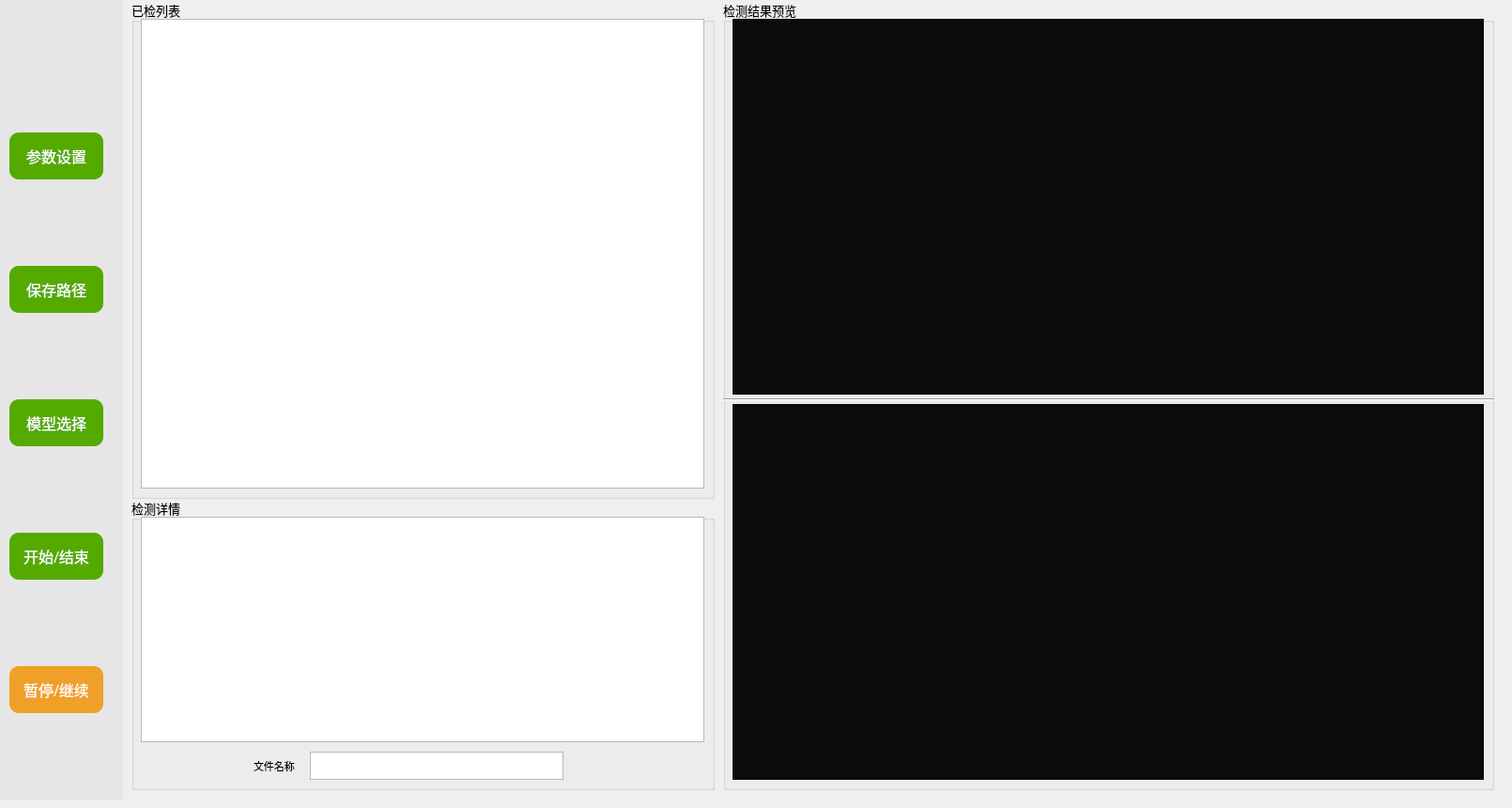
   <widget class="QWidget" name="tab">
    <attribute name="title">
     <string>实时检测</string>
    </attribute>
    <widget class="QWidget" name="widget_4" native="true">
     <property name="geometry">
      <rect>
       <x>0</x>
       <y>0</y>
       <width>131</width>
       <height>851</height>
      </rect>
     </property>
     <property name="styleSheet">
      <string notr="true">background-color:rgb(230,230,230);</string>
     </property>
     <widget class="QWidget" name="layoutWidget">
      <property name="geometry">
       <rect>
        <x>10</x>
        <y>30</y>
        <width>102</width>
        <height>791</height>
       </rect>
      </property>
      <layout class="QVBoxLayout" name="verticalLayout_2">
       <item>
        <widget class="QPushButton" name="xiangji">
         <property name="minimumSize">
          <size>
           <width>100</width>
           <height>50</height>
          </size>
         </property>
         <property name="maximumSize">
          <size>
           <width>0</width>
           <height>0</height>
          </size>
         </property>
         <property name="font">
          <font>
           <family>隶书</family>
           <pointsize>12</pointsize>
          </font>
         </property>
         <property name="styleSheet">
          <string notr="true">QPushButton{
	color: rgb(255, 255, 255);
	background-color: rgb(85, 170, 0);
	border-radius:10px

	}
QPushButton:hover{
	color: rgb(255, 255, 255);
	background-color:rgb(85, 200, 0)
	}
QPushButton:pressed{
	color: rgb(255, 255, 255);
	background-color:rgb(255, 0, 0)
	}</string>
         </property>
         <property name="text">
          <string>参数设置</string>
         </property>
        </widget>
       </item>
       <item>
        <widget class="QPushButton" name="path_2">
         <property name="minimumSize">
          <size>
           <width>100</width>
           <height>50</height>
          </size>
         </property>
         <property name="maximumSize">
          <size>
           <width>0</width>
           <height>0</height>
          </size>
         </property>
         <property name="font">
          <font>
           <family>隶书</family>
           <pointsize>12</pointsize>
          </font>
         </property>
         <property name="styleSheet">
          <string notr="true">QPushButton{
	color: rgb(255, 255, 255);
	background-color: rgb(85, 170, 0);
	border-radius:10px

	}
QPushButton:hover{
	color: rgb(255, 255, 255);
	background-color:rgb(85, 200, 0)
	}
QPushButton:pressed{
	color: rgb(255, 255, 255);
	background-color:rgb(255, 0, 0)
	}</string>
         </property>
         <property name="text">
          <string>保存路径</string>
         </property>
        </widget>
       </item>
       <item>
        <widget class="QPushButton" name="moxing">
         <property name="minimumSize">
          <size>
           <width>100</width>
           <height>50</height>
          </size>
         </property>
         <property name="maximumSize">
          <size>
           <width>0</width>
           <height>0</height>
          </size>
         </property>
         <property name="font">
          <font>
           <family>隶书</family>
           <pointsize>12</pointsize>
          </font>
         </property>
         <property name="styleSheet">
          <string notr="true">QPushButton{
	color: rgb(255, 255, 255);
	background-color: rgb(85, 170, 0);
	border-radius:10px

	}
QPushButton:hover{
	color: rgb(255, 255, 255);
	background-color:rgb(85, 200, 0)
	}
QPushButton:pressed{
	color: rgb(255, 255, 255);
	background-color:rgb(255, 0, 0)
	}</string>
         </property>
         <property name="text">
          <string>模型选择</string>
         </property>
        </widget>
       </item>
       <item>
        <widget class="QPushButton" name="kaishi">
         <property name="minimumSize">
          <size>
           <width>100</width>
           <height>50</height>
          </size>
         </property>
         <property name="maximumSize">
          <size>
           <width>0</width>
           <height>0</height>
          </size>
         </property>
         <property name="font">
          <font>
           <family>隶书</family>
           <pointsize>12</pointsize>
          </font>
         </property>
         <property name="styleSheet">
          <string notr="true">QPushButton{
	color: rgb(255, 255, 255);
	background-color: rgb(85, 170, 0);
	border-radius:10px
	}
QPushButton:hover{
	color: rgb(255, 255, 255);
	background-color:rgb(85, 200, 0)
	}
QPushButton:pressed{
	color: rgb(255, 255, 255);
	background-color:rgb(255, 0, 0)
	}
QPushButton:checked
{
color: rgb(255, 255, 255);
	background-color: rgb(221, 0, 0);
}</string>
         </property>
         <property name="text">
          <string>开始/结束</string>
         </property>
         <property name="checkable">
          <bool>true</bool>
         </property>
        </widget>
       </item>
       <item>
        <widget class="QPushButton" name="suspend">
         <property name="minimumSize">
          <size>
           <width>100</width>
           <height>50</height>
          </size>
         </property>
         <property name="maximumSize">
          <size>
           <width>0</width>
           <height>0</height>
          </size>
         </property>
         <property name="font">
          <font>
           <family>隶书</family>
           <pointsize>12</pointsize>
          </font>
         </property>
         <property name="styleSheet">
          <string notr="true">QPushButton{
	color: rgb(255, 255, 255);
	background-color: rgb(240, 160, 40);
	border-radius:10px
	}
QPushButton:hover{
	color: rgb(255, 255, 255);
	background-color: rgb(250, 170, 50);
	}
QPushButton:pressed{
	color: rgb(255, 255, 255);
	background-color: rgb(85, 170, 0)
	}
QPushButton:checked{
	color: rgb(255, 255, 255);
	background-color: rgb(85, 170, 0)
	}</string>
         </property>
         <property name="text">
          <string>暂停/继续</string>
         </property>
         <property name="checkable">
          <bool>true</bool>
         </property>
        </widget>
       </item>
      </layout>
     </widget>
    </widget>
    <widget class="QWidget" name="widget_3" native="true">
     <property name="geometry">
      <rect>
       <x>130</x>
       <y>0</y>
       <width>1471</width>
       <height>851</height>
      </rect>
     </property>
     <property name="styleSheet">
      <string notr="true"/>
     </property>
     <widget class="Line" name="line">
      <property name="geometry">
       <rect>
        <x>-41</x>
        <y>0</y>
        <width>51</width>
        <height>741</height>
       </rect>
      </property>
      <property name="orientation">
       <enum>Qt::Vertical</enum>
      </property>
     </widget>
     <widget class="QGroupBox" name="groupBox_11">
      <property name="geometry">
       <rect>
        <x>10</x>
        <y>0</y>
        <width>621</width>
        <height>531</height>
       </rect>
      </property>
      <property name="font">
       <font>
        <family>隶书</family>
        <pointsize>10</pointsize>
       </font>
      </property>
      <property name="title">
       <string>已检列表</string>
      </property>
      <widget class="QTableView" name="list">
       <property name="geometry">
        <rect>
         <x>10</x>
         <y>20</y>
         <width>600</width>
         <height>500</height>
        </rect>
       </property>
       <property name="minimumSize">
        <size>
         <width>206</width>
         <height>200</height>
        </size>
       </property>
       <property name="maximumSize">
        <size>
         <width>10000</width>
         <height>10000</height>
        </size>
       </property>
       <property name="alternatingRowColors">
        <bool>true</bool>
       </property>
       <property name="showGrid">
        <bool>true</bool>
       </property>
       <property name="gridStyle">
        <enum>Qt::DotLine</enum>
       </property>
       <property name="sortingEnabled">
        <bool>true</bool>
       </property>
       <property name="wordWrap">
        <bool>true</bool>
       </property>
       <property name="cornerButtonEnabled">
        <bool>true</bool>
       </property>
       <attribute name="horizontalHeaderCascadingSectionResizes">
        <bool>true</bool>
       </attribute>
       <attribute name="verticalHeaderCascadingSectionResizes">
        <bool>false</bool>
       </attribute>
      </widget>
     </widget>
     <widget class="QGroupBox" name="groupBox_12">
      <property name="geometry">
       <rect>
        <x>10</x>
        <y>530</y>
        <width>621</width>
        <height>311</height>
       </rect>
      </property>
      <property name="font">
       <font>
        <family>隶书</family>
        <pointsize>10</pointsize>
       </font>
      </property>
      <property name="title">
       <string>检测详情</string>
      </property>
      <widget class="QTableView" name="detail">
       <property name="geometry">
        <rect>
         <x>10</x>
         <y>20</y>
         <width>600</width>
         <height>240</height>
        </rect>
       </property>
       <property name="minimumSize">
        <size>
         <width>206</width>
         <height>100</height>
        </size>
       </property>
       <property name="maximumSize">
        <size>
         <width>10000</width>
         <height>10000</height>
        </size>
       </property>
       <property name="alternatingRowColors">
        <bool>true</bool>
       </property>
       <property name="showGrid">
        <bool>true</bool>
       </property>
       <property name="gridStyle">
        <enum>Qt::DotLine</enum>
       </property>
       <property name="sortingEnabled">
        <bool>true</bool>
       </property>
       <property name="wordWrap">
        <bool>true</bool>
       </property>
       <property name="cornerButtonEnabled">
        <bool>true</bool>
       </property>
       <attribute name="horizontalHeaderCascadingSectionResizes">
        <bool>true</bool>
       </attribute>
       <attribute name="verticalHeaderCascadingSectionResizes">
        <bool>false</bool>
       </attribute>
      </widget>
      <widget class="QLabel" name="label_2">
       <property name="geometry">
        <rect>
         <x>130</x>
         <y>270</y>
         <width>72</width>
         <height>30</height>
        </rect>
       </property>
       <property name="font">
        <font>
         <family>黑体</family>
         <pointsize>8</pointsize>
        </font>
       </property>
       <property name="text">
        <string>文件名称</string>
       </property>
      </widget>
      <widget class="QTextBrowser" name="textBrowser">
       <property name="geometry">
        <rect>
         <x>190</x>
         <y>270</y>
         <width>270</width>
         <height>30</height>
        </rect>
       </property>
      </widget>
     </widget>
     <widget class="QGroupBox" name="groupBox_8">
      <property name="geometry">
       <rect>
        <x>640</x>
        <y>0</y>
        <width>821</width>
        <height>841</height>
       </rect>
      </property>
      <property name="font">
       <font>
        <family>隶书</family>
        <pointsize>10</pointsize>
       </font>
      </property>
      <property name="title">
       <string>检测结果预览</string>
      </property>
      <widget class="QGraphicsView" name="tuxiang">
       <property name="geometry">
        <rect>
         <x>10</x>
         <y>20</y>
         <width>800</width>
         <height>400</height>
        </rect>
       </property>
       <property name="minimumSize">
        <size>
         <width>800</width>
         <height>400</height>
        </size>
       </property>
       <property name="maximumSize">
        <size>
         <width>800</width>
         <height>700</height>
        </size>
       </property>
       <property name="styleSheet">
        <string notr="true">background-color: rgb(11, 11, 11);</string>
       </property>
      </widget>
      <widget class="QGraphicsView" name="tuxiang_5">
       <property name="geometry">
        <rect>
         <x>10</x>
         <y>430</y>
         <width>800</width>
         <height>400</height>
        </rect>
       </property>
       <property name="minimumSize">
        <size>
         <width>800</width>
         <height>400</height>
        </size>
       </property>
       <property name="maximumSize">
        <size>
         <width>800</width>
         <height>700</height>
        </size>
       </property>
       <property name="styleSheet">
        <string notr="true">background-color: rgb(11, 11, 11);</string>
       </property>
      </widget>
      <widget class="Line" name="line_2">
       <property name="geometry">
        <rect>
         <x>0</x>
         <y>415</y>
         <width>821</width>
         <height>21</height>
        </rect>
       </property>
       <property name="orientation">
        <enum>Qt::Horizontal</enum>
       </property>
      </widget>
     </widget>
    </widget>
   </widget>
